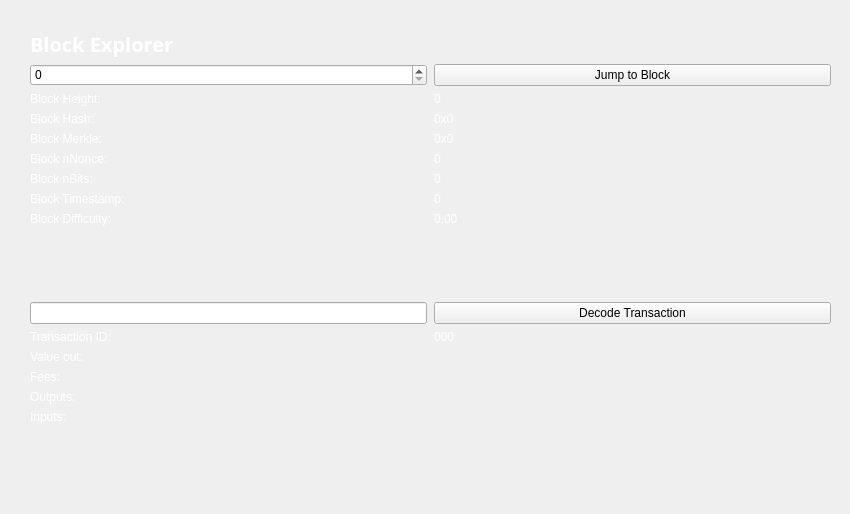
<?xml version="1.0" encoding="UTF-8"?>
<ui version="4.0">
 <class>BlockBrowser</class>
 <widget class="QWidget" name="BlockBrowser">
 
  <property name="windowModality">
   <enum>Qt::NonModal</enum>
  </property>
  <property name="enabled">
   <bool>true</bool>
  </property>
  <property name="geometry">
   <rect>
    <x>0</x>
    <y>0</y>
    <width>850</width>
    <height>514</height>
   </rect>
  </property>
  <property name="sizePolicy">
   <sizepolicy hsizetype="Expanding" vsizetype="Expanding">
    <horstretch>0</horstretch>
    <verstretch>0</verstretch>
   </sizepolicy>
  </property>
  <property name="minimumSize">
   <size>
    <width>0</width>
    <height>0</height>
   </size>
  </property>
  <property name="acceptDrops">
   <bool>false</bool>
  </property>
  <property name="windowTitle">
   <string>Form</string>
  </property>
  <layout class="QGridLayout">
   <property name="sizeConstraint">
    <enum>QLayout::SetMaximumSize</enum>
   </property>
   <property name="leftMargin">
    <number>21</number>
   </property>
   <property name="topMargin">
    <number>21</number>
   </property>
   <property name="rightMargin">
    <number>10</number>
   </property>
   <item row="1" column="0">
    <widget class="QWidget" name="widget" native="true">
     <property name="sizePolicy">
      <sizepolicy hsizetype="Expanding" vsizetype="Expanding">
       <horstretch>0</horstretch>
       <verstretch>0</verstretch>
      </sizepolicy>
     </property>
     <layout class="QGridLayout" name="gridLayout">
      <item row="0" column="0">
       <layout class="QHBoxLayout" name="horizontalLayout_4">
        <property name="spacing">
         <number>7</number>
        </property>
        <item>
         <widget class="QLabel" name="label_5">
          <property name="font">
           <font>
            <family>Open Sans,sans-serif</family>
           </font>
          </property>

          <property name="text">
           <string>&lt;html&gt;&lt;head/&gt;&lt;body&gt;&lt;p&gt;&lt;span style=&quot; font-size:20px; font-weight:600; color:#ffffff;&quot;&gt;Block Explorer &lt;/span&gt;&lt;/p&gt;&lt;/body&gt;&lt;/html&gt;</string>
          </property>
         </widget>
        </item>
        <item>
         <spacer name="horizontalSpacer_2">
          <property name="orientation">
           <enum>Qt::Horizontal</enum>
          </property>
          <property name="sizeHint" stdset="0">
           <size>
            <width>40</width>
            <height>20</height>
           </size>
          </property>
         </spacer>
        </item>
       </layout>
      </item>
      <item row="1" column="0">
       <layout class="QGridLayout" name="gridLayout_3" rowstretch="0,0,0,0,0,0,0,0,0,0,0,0,0,0,0,0,0,0,0" columnstretch="0,0">
        <property name="sizeConstraint">
         <enum>QLayout::SetDefaultConstraint</enum>
        </property>
        <property name="horizontalSpacing">
         <number>7</number>
        </property>
        <item row="18" column="0">
         <spacer name="verticalSpacer">
          <property name="orientation">
           <enum>Qt::Vertical</enum>
          </property>
          <property name="sizeHint" stdset="0">
           <size>
            <width>20</width>
            <height>40</height>
           </size>
          </property>
         </spacer>
        </item>
        <item row="12" column="1">
         <widget class="QPushButton" name="txButton">
          <property name="text">
           <string>Decode Transaction</string>
          </property>
         </widget>
        </item>
        <item row="17" column="0">
         <widget class="QLabel" name="inputLabel">
		 				 			  <property name="styleSheet">
               <string notr="true">QLabel { color: white;}</string>
              </property>
          <property name="text">
           <string>Inputs:</string>
          </property>
          <property name="alignment">
           <set>Qt::AlignLeading|Qt::AlignLeft|Qt::AlignTop</set>
          </property>
         </widget>
        </item>
        <item row="14" column="0">
         <widget class="QLabel" name="valueLabel">
		 				 			  <property name="styleSheet">
               <string notr="true">QLabel { color: white;}</string>
              </property>
          <property name="text">
           <string>Value out:</string>
          </property>
         </widget>
        </item>
        <item row="13" column="0">
         <widget class="QLabel" name="txLabel">
		 				 			  <property name="styleSheet">
               <string notr="true">QLabel { color: white;}</string>
              </property>
          <property name="text">
           <string>Transaction ID:</string>
          </property>
         </widget>
        </item>
        <item row="9" column="1">
         <widget class="QLabel" name="hardBox">
		 				 			  <property name="styleSheet">
               <string notr="true">QLabel { color: white;}</string>
              </property>
          <property name="text">
           <string>0.00</string>
          </property>
          <property name="textInteractionFlags">
           <set>Qt::LinksAccessibleByMouse|Qt::TextSelectableByMouse</set>
          </property>
         </widget>
        </item>
        <item row="13" column="1">
         <widget class="QLabel" name="txID">
		 				 			  <property name="styleSheet">
               <string notr="true">QLabel { color: white;}</string>
              </property>
          <property name="text">
           <string>000</string>
          </property>
          <property name="textInteractionFlags">
           <set>Qt::LinksAccessibleByMouse|Qt::TextSelectableByMouse</set>
          </property>
         </widget>
        </item>
        <item row="17" column="1">
         <widget class="QLabel" name="inputBox">
		 				 			  <property name="styleSheet">
               <string notr="true">QLabel { color: white;}</string>
              </property>
          <property name="text">
           <string/>
          </property>
          <property name="alignment">
           <set>Qt::AlignLeading|Qt::AlignLeft|Qt::AlignTop</set>
          </property>
          <property name="textInteractionFlags">
           <set>Qt::LinksAccessibleByMouse|Qt::TextSelectableByMouse</set>
          </property>
         </widget>
        </item>
        <item row="14" column="1">
         <widget class="QLabel" name="valueBox">
		 				 			  <property name="styleSheet">
               <string notr="true">QLabel { color: white;}</string>
              </property>
          <property name="text">
           <string/>
          </property>
          <property name="textInteractionFlags">
           <set>Qt::LinksAccessibleByMouse|Qt::TextSelectableByMouse</set>
          </property>
         </widget>
        </item>
        <item row="9" column="0">
         <widget class="QLabel" name="hardLabel">
		 				 			  <property name="styleSheet">
               <string notr="true">QLabel { color: white;}</string>
              </property>
          <property name="text">
           <string>Block Difficulty:</string>
          </property>
         </widget>
        </item>
        <item row="1" column="0">
         <widget class="QSpinBox" name="heightBox">
		 				 			  <property name="styleSheet">
               <string notr="true">QLabel { color: white;}</string>
              </property>
          <property name="sizePolicy">
           <sizepolicy hsizetype="Preferred" vsizetype="Fixed">
            <horstretch>0</horstretch>
            <verstretch>0</verstretch>
           </sizepolicy>
          </property>
          <property name="maximum">
           <number>99999999</number>
          </property>
         </widget>
        </item>
        <item row="3" column="0">
         <widget class="QLabel" name="heightLabel_2">
		 				 			  <property name="styleSheet">
               <string notr="true">QLabel { color: white;}</string>
              </property>
          <property name="text">
           <string>Block Height:</string>
          </property>
         </widget>
        </item>
        <item row="8" column="1">
         <widget class="QLabel" name="timeBox">
		 				 			  <property name="styleSheet">
               <string notr="true">QLabel { color: white;}</string>
              </property>
          <property name="text">
           <string>0</string>
          </property>
          <property name="textInteractionFlags">
           <set>Qt::LinksAccessibleByMouse|Qt::TextSelectableByMouse</set>
          </property>
         </widget>
        </item>
        <item row="1" column="1">
         <widget class="QPushButton" name="blockButton">
          <property name="text">
           <string>Jump to Block</string>
          </property>
         </widget>
        </item>
        <item row="5" column="0">
         <widget class="QLabel" name="merkleLabel">
		 				 			  <property name="styleSheet">
               <string notr="true">QLabel { color: white;}</string>
              </property>
          <property name="text">
           <string>Block Merkle:</string>
          </property>
         </widget>
        </item>
        <item row="4" column="0">
         <widget class="QLabel" name="hashLabel">
		 				 			  <property name="styleSheet">
               <string notr="true">QLabel { color: white;}</string>
              </property>
          <property name="text">
           <string>Block Hash:</string>
          </property>
         </widget>
        </item>
        <item row="15" column="1">
         <widget class="QLabel" name="feesBox">
		 				 			  <property name="styleSheet">
               <string notr="true">QLabel { color: white;}</string>
              </property>
          <property name="text">
           <string/>
          </property>
          <property name="textInteractionFlags">
           <set>Qt::LinksAccessibleByMouse|Qt::TextSelectableByMouse</set>
          </property>
         </widget>
        </item>
        <item row="3" column="1">
         <widget class="QLabel" name="heightLabel">
		 				 			  <property name="styleSheet">
               <string notr="true">QLabel { color: white;}</string>
              </property>
          <property name="text">
           <string>0</string>
          </property>
          <property name="textInteractionFlags">
           <set>Qt::LinksAccessibleByMouse|Qt::TextSelectableByMouse</set>
          </property>
         </widget>
        </item>
        <item row="15" column="0">
         <widget class="QLabel" name="feesLabel">
		 				 			  <property name="styleSheet">
               <string notr="true">QLabel { color: white;}</string>
              </property>
          <property name="text">
           <string>Fees:</string>
          </property>
         </widget>
        </item>
        <item row="7" column="0">
         <widget class="QLabel" name="bitsLabel">
		 				 			  <property name="styleSheet">
               <string notr="true">QLabel { color: white;}</string>
              </property>
          <property name="text">
           <string>Block nBits:</string>
          </property>
         </widget>
        </item>
        <item row="7" column="1">
         <widget class="QLabel" name="bitsBox">
		 				 			  <property name="styleSheet">
               <string notr="true">QLabel { color: white;}</string>
              </property>
          <property name="text">
           <string>0</string>
          </property>
          <property name="textInteractionFlags">
           <set>Qt::LinksAccessibleByMouse|Qt::TextSelectableByMouse</set>
          </property>
         </widget>
        </item>
        <item row="5" column="1">
         <widget class="QLabel" name="merkleBox">
		 				 			  <property name="styleSheet">
               <string notr="true">QLabel { color: white;}</string>
              </property>
          <property name="minimumSize">
           <size>
            <width>187</width>
            <height>0</height>
           </size>
          </property>
          <property name="text">
           <string>0x0</string>
          </property>
          <property name="textInteractionFlags">
           <set>Qt::LinksAccessibleByMouse|Qt::TextSelectableByMouse</set>
          </property>
         </widget>
        </item>
        <item row="16" column="0">
         <widget class="QLabel" name="outputLabel">
		 				 			  <property name="styleSheet">
               <string notr="true">QLabel { color: white;}</string>
              </property>
          <property name="text">
           <string>Outputs:</string>
          </property>
          <property name="alignment">
           <set>Qt::AlignLeading|Qt::AlignLeft|Qt::AlignTop</set>
          </property>
         </widget>
        </item>
        <item row="16" column="1">
         <widget class="QLabel" name="outputBox">
		 				 			  <property name="styleSheet">
               <string notr="true">QLabel { color: white;}</string>
              </property>
          <property name="text">
           <string/>
          </property>
          <property name="alignment">
           <set>Qt::AlignLeading|Qt::AlignLeft|Qt::AlignTop</set>
          </property>
          <property name="textInteractionFlags">
           <set>Qt::LinksAccessibleByMouse|Qt::TextSelectableByMouse</set>
          </property>
         </widget>
        </item>
        <item row="6" column="0">
         <widget class="QLabel" name="nonceLabel">
		 				 			  <property name="styleSheet">
               <string notr="true">QLabel { color: white;}</string>
              </property>
          <property name="text">
           <string>Block nNonce:</string>
          </property>
         </widget>
        </item>
        <item row="6" column="1">
         <widget class="QLabel" name="nonceBox">
		 				 			  <property name="styleSheet">
               <string notr="true">QLabel { color: white;}</string>
              </property>
          <property name="text">
           <string>0</string>
          </property>
          <property name="textInteractionFlags">
           <set>Qt::LinksAccessibleByMouse|Qt::TextSelectableByMouse</set>
          </property>
         </widget>
        </item>
        <item row="8" column="0">
         <widget class="QLabel" name="timeLabel">
		 				 			  <property name="styleSheet">
               <string notr="true">QLabel { color: white;}</string>
              </property>
          <property name="text">
           <string>Block Timestamp:</string>
          </property>
         </widget>
        </item>
        <item row="4" column="1">
         <widget class="QLabel" name="hashBox">
		 				 			  <property name="styleSheet">
               <string notr="true">QLabel { color: white;}</string>
              </property>
          <property name="enabled">
           <bool>true</bool>
          </property>
          <property name="sizePolicy">
           <sizepolicy hsizetype="Preferred" vsizetype="Preferred">
            <horstretch>0</horstretch>
            <verstretch>0</verstretch>
           </sizepolicy>
          </property>
          <property name="minimumSize">
           <size>
            <width>0</width>
            <height>0</height>
           </size>
          </property>
          <property name="text">
           <string>0x0</string>
          </property>
          <property name="textInteractionFlags">
           <set>Qt::LinksAccessibleByMouse|Qt::TextSelectableByMouse</set>
          </property>
         </widget>
        </item>
        <item row="12" column="0">
         <widget class="QLineEdit" name="txBox">
          <property name="sizePolicy">
           <sizepolicy hsizetype="Preferred" vsizetype="Fixed">
            <horstretch>0</horstretch>
            <verstretch>0</verstretch>
           </sizepolicy>
          </property>
          <property name="inputMask">
           <string comment="Transaction id" extracomment="Transaction id"/>
          </property>
          <property name="placeholderText">
           <string comment="Transaction ID" extracomment="Transaction ID"/>
          </property>
         </widget>
        </item>
        <item row="11" column="0">
         <spacer name="verticalSpacer_2">
          <property name="orientation">
           <enum>Qt::Vertical</enum>
          </property>
          <property name="sizeHint" stdset="0">
           <size>
            <width>20</width>
            <height>40</height>
           </size>
          </property>
         </spacer>
        </item>
       </layout>
      </item>
     </layout>
    </widget>
   </item>
  </layout>
 </widget>
 <resources/>
 <connections/>
</ui>
